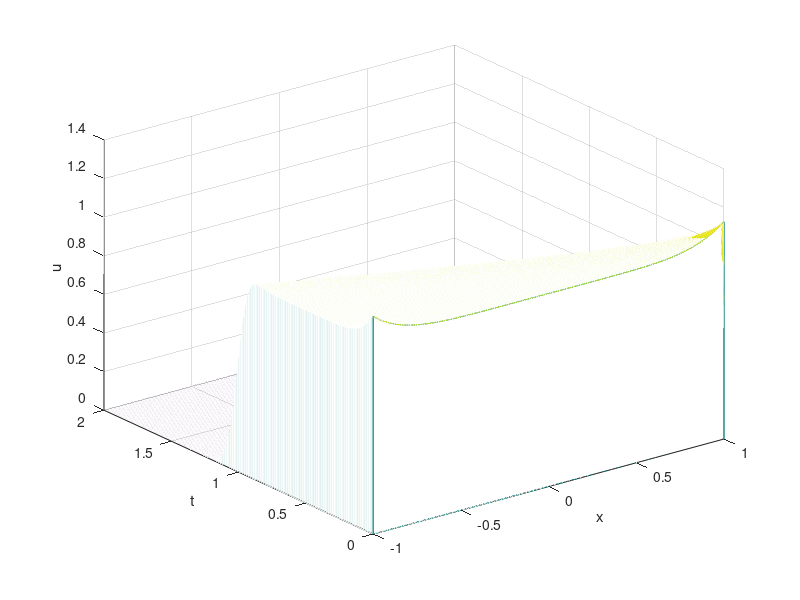
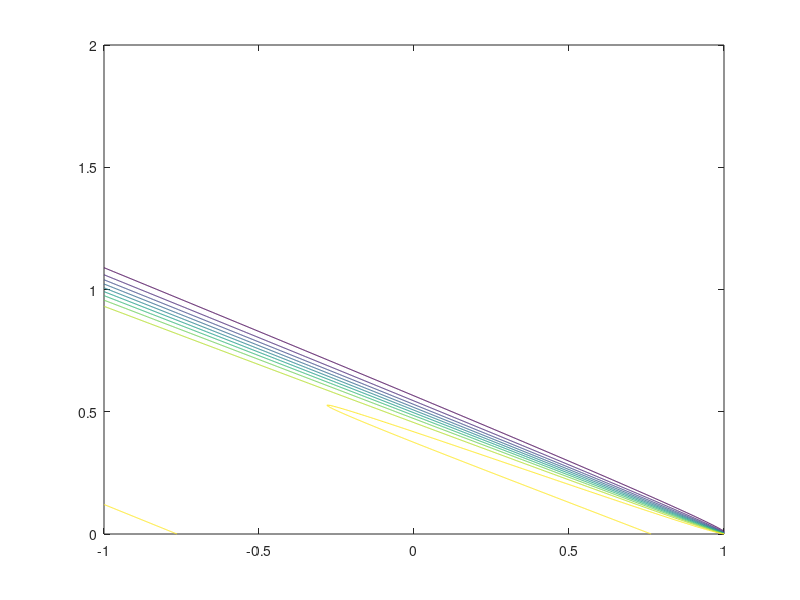

MATLAB code for these plots, in order:
% Evaluate the 1D wave equation du/dt = 2 du/dx using the Explicit Fed x
% derv for t between 0 and 2, x between -1 and 1 given u(x,0)=cosh((1/2)*x^3

clear all

% making DeltaT smaller or makeing DeltaX bigger, choose DeltaT
DeltaT= 0.001;
DeltaX = 0.01;
t_vals= 0:DeltaT:2;
x_vals = -1:DeltaX:1;
% def of 7.11
C = -2*DeltaT/DeltaX;

u_vals(1,:) = cosh((1/2)*x_vals.^3);

for i=2:length(t_vals)
%     u_diff=u_(n,m) -  u_(n+1,m) current position m
% row vector, all values of x
% outside the range
    u_diff = u_vals(i-1,:) - [u_vals(i-1,2:end) 0];
    u_vals(i,:)=u_vals(i-1,:) + C*u_diff;
end

%cheese cake graph
figure(1)
waterfall(x_vals,t_vals,u_vals)
xlabel('x')
ylabel('t')
zlabel('u')

% contour graph
figure(2)
contour(x_vals,t_vals,u_vals)